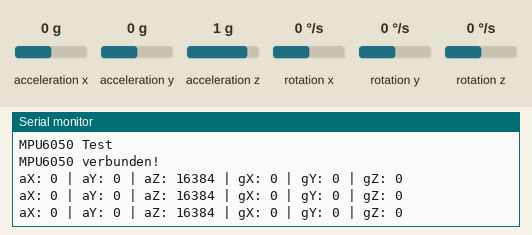
The sketch below on a simulated Arduino Uno, built with avr-gcc and run on an emulated ATmega328P. Shown: the last lines printed to the serial monitor. The inputs (shaded band) are chosen by the test bench; at power-on: acceleration x 0 g, acceleration y 0 g, acceleration z 1 g, rotation x 0 °/s, rotation y 0 °/s, rotation z 0 °/s.

Above: at 1.2 s.
1.3 s: acceleration x set to -1.4 g
At 1.9 s:
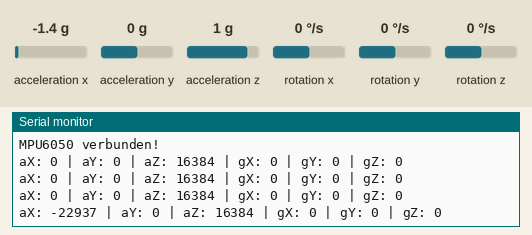
2.8 s: acceleration y set to -1.4 g
At 3.4 s:
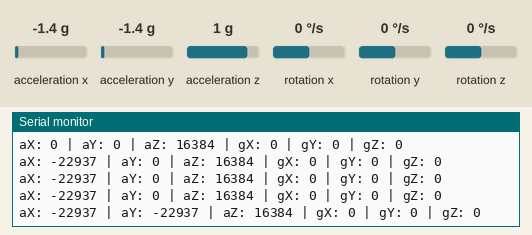
4.3 s: acceleration z set to -1.4 g
At 5.0 s:
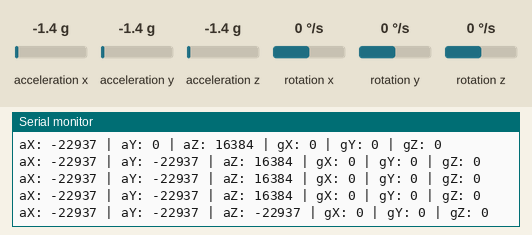
5.8 s: rotation x set to -192 °/s
At 6.5 s:
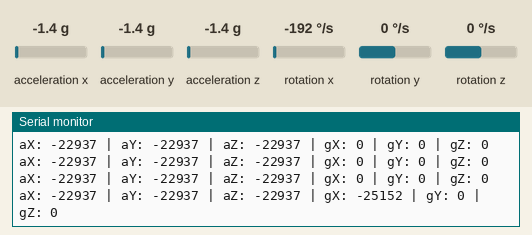
7.3 s: rotation y set to -192 °/s
At 8.0 s:
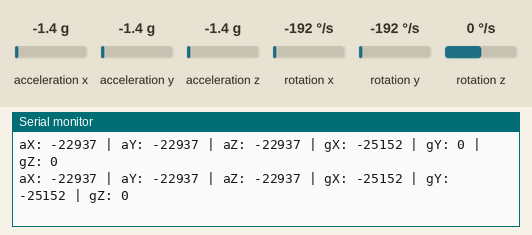

Measured:
- after the input at 1.3 s, the serial monitor: prints a new line after 0.22 s (image 1)
- after the input at 2.8 s, the serial monitor: prints a new line after 0.23 s (image 2)
- after the input at 4.3 s, the serial monitor: prints a new line after 0.25 s (image 3)
- after the input at 5.8 s, the serial monitor: prints a new line after 0.27 s (image 4)
- after the input at 7.3 s, the serial monitor: prints a new line after 0.28 s (image 5)

The sketch:

gyroTest.ino
```cpp
#include <Wire.h>
#include <MPU6050.h>

MPU6050 mpu;

void setup() {
  Serial.begin(115200);
  Wire.begin();

  Serial.println("MPU6050 Test");

  mpu.initialize();
  if (mpu.testConnection()) {
    Serial.println("MPU6050 verbunden!");
  } else {
    Serial.println("Verbindung fehlgeschlagen!");
  }
}

void loop() {
  int16_t ax, ay, az;
  int16_t gx, gy, gz;

  // Beschleunigungs- und Gyroskopwerte auslesen
  mpu.getMotion6(&ax, &ay, &az, &gx, &gy, &gz);

  Serial.print("aX: "); Serial.print(ax);
  Serial.print(" | aY: "); Serial.print(ay);
  Serial.print(" | aZ: "); Serial.print(az);
  Serial.print(" | gX: "); Serial.print(gx);
  Serial.print(" | gY: "); Serial.print(gy);
  Serial.print(" | gZ: "); Serial.println(gz);

  delay(500);
}
```
